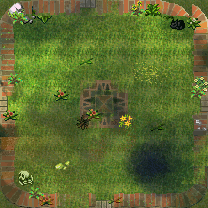

This game map was drawn from its Tiled (.tmx) file and the tilesets committed beside it. A one-line description and the full map source follow:
An orthogonal 13x13 tile map with 16x16 px tiles, 4 tile layers (Background, SubBackround, Collision, Teleportation).

<map version="1.10" tiledversion="1.10.2" orientation="orthogonal" renderorder="right-down" width="13" height="13" tilewidth="16" tileheight="16" infinite="0" nextlayerid="5" nextobjectid="1">
 <tileset firstgid="1" source="MonsterSalle.tsx" />
 <layer id="2" name="Background" width="13" height="13">
  <data encoding="csv">
95,95,95,95,95,95,95,95,95,95,95,95,95,
95,95,95,95,95,95,95,95,95,95,95,95,95,
95,95,95,95,95,95,95,95,95,95,95,95,95,
95,95,95,95,95,95,95,95,95,95,95,95,95,
95,95,95,95,95,95,95,95,95,95,95,95,95,
95,95,95,95,95,95,95,95,95,95,95,95,95,
95,95,95,95,95,95,95,95,95,95,95,95,95,
95,95,95,95,95,95,95,95,95,95,95,95,95,
95,95,95,95,95,95,95,95,95,95,95,95,95,
95,95,95,95,95,95,95,95,95,95,95,95,95,
95,95,95,95,95,95,95,95,95,95,95,95,95,
95,95,95,95,95,95,95,95,95,95,95,95,95,
95,95,95,95,95,95,95,95,95,95,95,95,95
</data>
 </layer>
 <layer id="1" name="SubBackround" width="13" height="13">
  <data encoding="csv">
1,2,4,5,6,7,8,9,10,11,12,13,13,
14,15,16,17,18,19,20,21,22,23,24,25,26,
27,28,29,30,31,32,33,34,35,36,37,38,39,
40,41,42,43,44,45,46,47,48,49,50,51,52,
53,54,55,56,57,58,59,60,61,62,63,64,65,
66,67,68,69,70,71,72,73,74,75,76,77,78,
79,80,81,82,83,84,85,86,87,88,89,90,91,
92,93,94,95,96,97,98,99,100,101,102,103,104,
105,106,107,108,109,110,111,112,113,114,115,116,117,
118,119,120,121,122,123,124,125,126,127,128,129,130,
131,132,133,134,135,136,137,138,139,140,141,142,143,
144,145,146,147,148,149,0,151,152,153,154,155,156,
157,158,159,160,161,162,163,164,165,166,167,168,169
</data>
 </layer>
 <layer id="4" name="Collision" width="13" height="13" locked="1">
  <data encoding="csv">
0,0,0,0,0,0,0,0,0,0,0,0,0,
0,0,0,0,0,0,0,0,0,0,0,0,0,
0,0,0,0,0,0,0,0,0,0,0,0,0,
0,0,0,0,0,0,0,0,0,0,0,0,0,
0,0,0,0,0,0,0,0,0,0,0,0,0,
0,0,0,0,0,0,0,0,0,0,0,0,0,
0,0,0,0,0,0,0,0,0,0,0,0,0,
0,0,0,0,0,0,0,0,0,0,0,0,0,
0,0,0,0,0,0,0,0,0,0,0,0,0,
0,0,0,0,0,0,0,0,0,0,0,0,0,
0,0,0,0,0,0,0,0,0,0,0,0,0,
0,0,0,0,0,0,0,0,0,0,0,0,0,
0,0,0,0,0,0,0,0,0,0,0,0,0
</data>
 </layer>
 <layer id="3" name="Teleportation" width="13" height="13">
  <data encoding="csv">
0,0,0,0,0,0,0,0,0,0,0,0,0,
0,0,0,0,0,0,0,0,0,0,0,0,0,
0,0,0,0,0,0,0,0,0,0,0,0,0,
0,0,0,0,0,0,0,0,0,0,0,0,0,
0,0,0,0,0,0,0,0,0,0,0,0,0,
0,0,0,0,0,0,0,0,0,0,0,0,0,
0,0,0,0,0,0,85,0,0,0,0,0,0,
0,0,0,0,0,0,0,0,0,0,0,0,0,
0,0,0,0,0,0,0,0,0,0,0,0,0,
0,0,0,0,0,0,0,0,0,0,0,0,0,
0,0,0,0,0,0,0,0,0,0,0,0,0,
0,0,0,0,0,0,150,0,0,0,0,0,0,
0,0,0,0,0,0,0,0,0,0,0,0,0
</data>
 </layer>
</map>